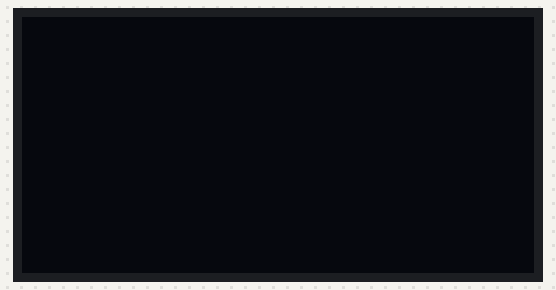
A sketch run on a simulated Arduino Uno, built with avr-gcc and run on an emulated ATmega328P. On the bench: 128×64 one-colour display.

Above: at 0.1 s.
At 0.6 s:
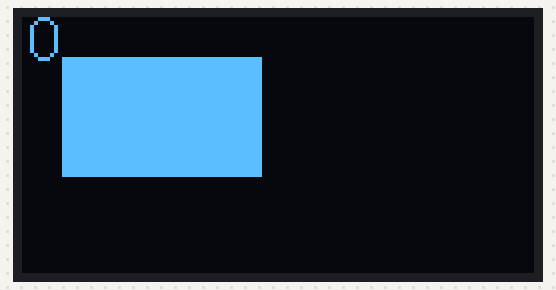
At 1.1 s:
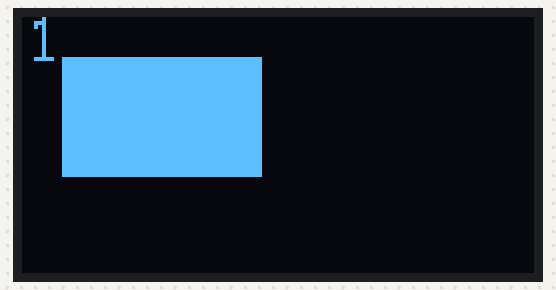
At 2.7 s:
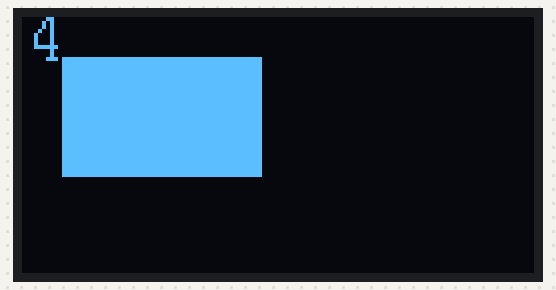
At 3.8 s:
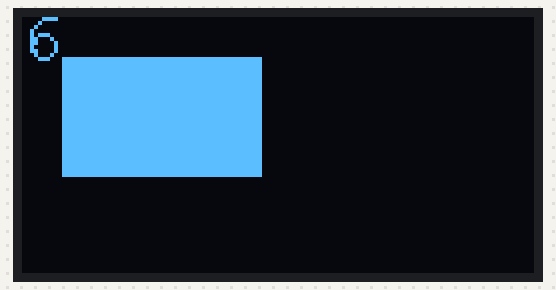
At 5.3 s:
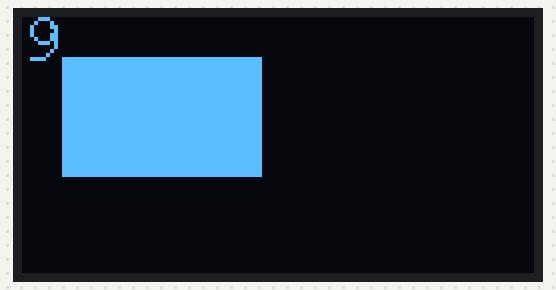

Measured:
- by itself, everything shown: repeats every 5.3 s, in 10 steps
- what the display in image 1 shows lasts 0.5 s, from 0.6 s to 1.1 s

The sketch:

oled-test.ino
```cpp
#include <SPI.h>
#include <Wire.h>
#include <Adafruit_GFX.h>
#include <Adafruit_SSD1306.h>
#include <Fonts/FreeMono9pt7b.h>

#define SCREEN_WIDTH 128
#define SCREEN_HEIGHT 64

#define OLED_RESET 4
Adafruit_SSD1306 display(SCREEN_WIDTH, SCREEN_HEIGHT, &Wire, OLED_RESET);
char* msg = "scanning..."; // 25 chars is the maximum size msg can

void showText(char* message){
  // set default font for screen
  display.setCursor(0,10);
  display.clearDisplay();
  display.setTextColor(WHITE);

  display.println(message);
  display.display();
}

void setup() {
  // put your setup code here, to run once:
  Serial.begin(9600);

  if(!display.begin(SSD1306_SWITCHCAPVCC, 0x3C)){
    // address 0x3c for oled display
    Serial.println(F("SSD1306 allocation failed..."));
    for(;;);
  }

  // set default font for screen
  display.setFont(&FreeMono9pt7b);
}

void loop() {

  for(int i=0; i<10; i++){
    display.setCursor(0,10);
    display.clearDisplay();
    display.setTextColor(WHITE);
    display.println(i);

    display.fillRect(10,10,50,30, WHITE);

    delay(500);
    display.display();

  }


//  showText(msg);

}
```
